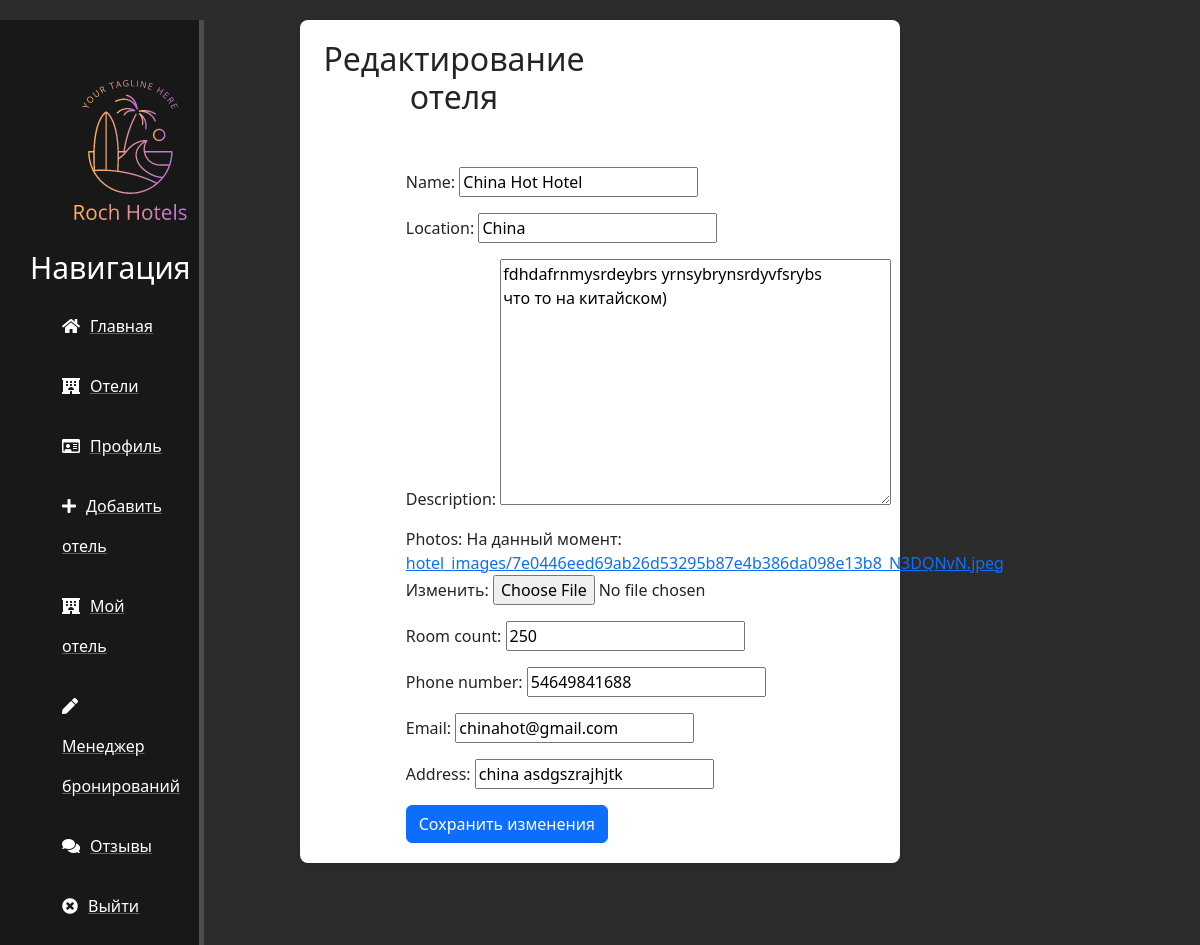
/edit-hotel/3/ (signed in), run on the app's committed database.
### main/models.py (models this page shows, shortened)
class Hotel(models.Model):
    name = models.CharField(max_length=50)
    location = models.CharField(max_length=250)
    description = models.TextField()
    photos = models.ImageField(upload_to='hotel_images/', blank=False, null=False)
    rating = models.DecimalField(max_digits=3, decimal_places=2, default=0.0)
    created_at = models.DateTimeField(auto_now_add=True)
    updated_at = models.DateTimeField(auto_now=True)
    deleted_at = models.DateTimeField(null=True, blank=True)
    deleted = models.BooleanField(default=False)
    room_count = models.PositiveIntegerField(default=0)
    phone_number = models.CharField(max_length=15, blank=True, null=True)
    email = models.EmailField(blank=True, null=True)
    address = models.CharField(max_length=250, blank=True, null=True)
    admin = models.OneToOneField(User, on_delete=models.CASCADE, related_name='admin_hotel')
    objects = HotelManager()

### main/views.py (the view)
# urls.py: path('edit-hotel/<int:pk>/', update_hotel, name='edit-hotel'),
@login_required
def update_hotel(request, pk):
    hotel = get_object_or_404(Hotel, pk=pk)
    if hotel.admin != request.user:
        return HttpResponseForbidden("Вы не являетесь администратором этого отеля.")
    if request.method == 'POST':
        form = HotelUpdateForm(request.POST, instance=hotel)
        if form.is_valid():
            form.save()
            return redirect('my-hotel', pk=hotel.pk)
    else:
        form = HotelUpdateForm(instance=hotel)
    return render(request, 'main/update_hotel.html', {'form': form, 'hotel': hotel})

### main/forms.py
class HotelUpdateForm(forms.ModelForm):
    class Meta:
        model = Hotel
        fields = ['name', 'location', 'description', 'photos', 'room_count', 'phone_number', 'email', 'address']

### main/templatetags/custom_tags.py (called while the page is built)
@register.filter(name='has_group')
def has_group(user, group_name):
    return user.groups.filter(name=group_name).exists()

### main/templates/main/update_hotel.html (shortened to what this page needs)
{% extends 'main/layout.html' %}
{% block content %}
  <div class="registration-card">
    <div class="row">
      <div class="col-md-6">
        <h2 class="text-center">Редактирование отеля</h2>
        <form method="post" enctype="multipart/form-data">
          {{ form.as_p }}
          <button type="submit" class="btn btn-primary">Сохранить изменения</button>
        </form>
      </div>
    </div>
  </div>
{% endblock %}

### main/static/main/css/main.css (style rules this page uses)
body { background: #2c2c2c; }
form { margin-left: 32%; width: 500px; margin-top: 50px; }
.registration-card { background-color: #fff; padding: 20px; margin: 20px auto; border-radius: 8px; box-shadow: 0 0 10px rgba(0, 0, 0, 0.1); max-width: 600px; }

### data on the page
Hotel: name "China Hot Hotel", location "China", description "fdhdafrnmysrdeybrs yrnsybrynsrdyvfsrybs что то на китайском)", room_count "250", phone_number "54649841688", email "chinahot@gmail.com", address "china asdgszrajhjtk"
